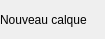
<?xml version="1.0" encoding="UTF-8"?>
<ui version="4.0">
 <class>EditableLabelWidget</class>
 <widget class="QStackedWidget" name="EditableLabelWidget">
  <property name="geometry">
   <rect>
    <x>0</x>
    <y>0</y>
    <width>105</width>
    <height>39</height>
   </rect>
  </property>
  <property name="font">
   <font>
    <pointsize>9</pointsize>
   </font>
  </property>
  <property name="windowTitle">
   <string>StackedWidget</string>
  </property>
  <property name="currentIndex">
   <number>0</number>
  </property>
  <widget class="QWidget" name="page1">
   <layout class="QHBoxLayout" name="horizontalLayout">
    <property name="spacing">
     <number>0</number>
    </property>
    <property name="leftMargin">
     <number>0</number>
    </property>
    <property name="topMargin">
     <number>0</number>
    </property>
    <property name="rightMargin">
     <number>3</number>
    </property>
    <property name="bottomMargin">
     <number>0</number>
    </property>
    <item>
     <widget class="QLabel" name="label">
      <property name="text">
       <string>Nouveau calque</string>
      </property>
     </widget>
    </item>
   </layout>
  </widget>
  <widget class="QWidget" name="page2">
   <property name="font">
    <font>
     <pointsize>11</pointsize>
    </font>
   </property>
   <layout class="QHBoxLayout" name="horizontalLayout_2">
    <property name="spacing">
     <number>0</number>
    </property>
    <property name="leftMargin">
     <number>0</number>
    </property>
    <property name="topMargin">
     <number>0</number>
    </property>
    <property name="rightMargin">
     <number>3</number>
    </property>
    <property name="bottomMargin">
     <number>0</number>
    </property>
    <item>
     <widget class="QLineEdit" name="lineEdit"/>
    </item>
   </layout>
  </widget>
 </widget>
 <resources/>
 <connections/>
</ui>
